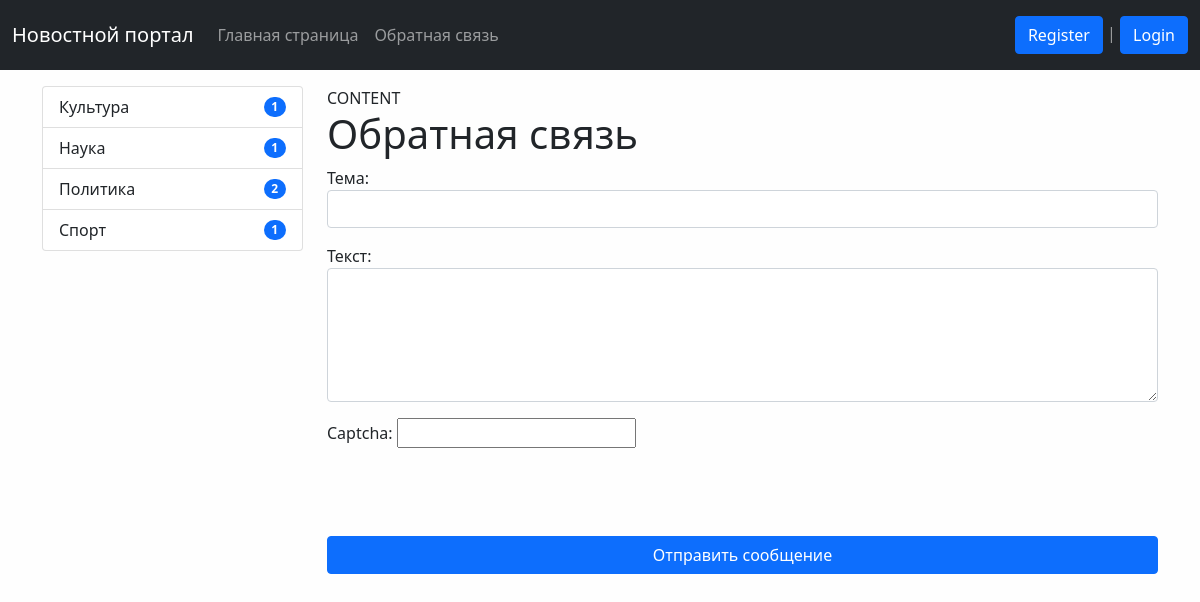
Page /mail/ on the committed database.
### news/models.py (models this page shows, shortened)
class Category(models.Model):
    title = models.CharField(max_length=128, db_index=True,
                             verbose_name='Наименование категории')  # db_index - индексирует это поле
    def get_absolute_url(self):
        return reverse('category', kwargs={'category_id': self.pk})
    class Meta:
        verbose_name = 'Категория'  # меняет название модели в админке
        verbose_name_plural = 'Категории'
        ordering = ['title']

### news/views.py (the view)
# urls.py: path('mail/', mail, name='contact'),
def mail(request):
    if request.method == 'POST':
        form = ContactForm(request.POST)
        if form.is_valid():
            mails = send_mail(form.cleaned_data['subject'], form.cleaned_data['content'], 'antipov.in@gmail.com',
                             ['antipov_in@mail.ru'], fail_silently=False)
            if mails:
                messages.success(request, 'Отправлено.')
                return django.shortcuts.redirect('contact')
            else:
                messages.error(request, 'Ошибка')
        else:
            messages.error(request, 'Ошибка.')
    else:
        form = ContactForm()
    return render(request, 'news/email.html', {'form': form})

### news/forms.py
class ContactForm(forms.Form):
    subject = forms.CharField(label='Тема', widget=forms.TextInput(attrs={'class': 'form-control'}))
    content = forms.CharField(label='Текст', widget=forms.Textarea(attrs={'class': 'form-control', 'rows': 5}))
    captcha = CaptchaField()

### news/templatetags/news_tags.py (called while the page is built)
@register.inclusion_tag('news/list_categories.html')
def show_categories():
    categories = cache.get('categories')
    if not categories:
        categories = Category.objects.annotate(cnt=Count('news', filter=F('news__is_published'))).filter(
            cnt__gt=0)  # отображать непустые категории, в цифрах фильтровать неопубликованные
    cache.set('categories', categories, 60)
    return {"categories": categories}

### news/templates/news/email.html (shortened to what this page needs)
{% extends 'base.html' %}
{%block sidebar %}
{% include 'inc/_sidebar.html'%}
{% endblock %}
{%block content %}
<h1>Обратная связь</h1>
<form method="post">
    {{ form.as_p }}
    <br><br><br>
    <button type="sumbit" class="btn btn-primary col-12">Отправить сообщение</button>
</form>
{% endblock %}

### news/templates/news/list_categories.html
<div class="list-group">
    {%for item in categories%}
    <a href="{{  item.get_absolute_url  }}"
       class="list-group-item list-group-item-action d-flex justify-content-between align-items-center"
       aria-current="true">
        {{item.title}}
        <span class="badge bg-primary rounded-pill">{{ item.cnt }}</span>
    </a>
    {%endfor%}
</div>

### templates/inc/_style.html (style rules this page uses)
body { background-color: #fefefe; }
p { text-align: justify; }

### rows in the picture
Category: title "Культура", cnt "1"
Category: title "Наука", cnt "1"
Category: title "Политика", cnt "2"
Category: title "Спорт", cnt "1"
